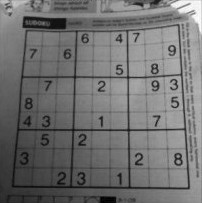
#> input picture 21_Image_Thresholding/21_c_Adaptive_Thresholding.jpg, 202 x 203 px
$ python 21_c_Adaptive_Thresholding.py
#> lines starting #> are read from the running program, lines starting #| are printed output that depends on the picture; after the words box and inside, x2 and y2 are one past the last pixel; in counts of white or black regions, pixels touching at a corner belong together
import cv2
import numpy as np
from matplotlib import pyplot as plt

# https://opencv-python-tutroals.readthedocs.io/en/latest/py_tutorials/py_imgproc/py_thresholding/py_thresholding.html

"""
jadi misal nih di tutorial 21_b_*** kan dia ngebahas threshold dengan menggunakan global value
nah itu tidak efektif kalau misalnya kondisi gambar nya misalnya di ambil dari kamera, dan\
ternyata cahaya lingkungan nya berubah-ubah, misal dari indoor ke outdoor
untuk itu ada cara lain yaitu dengan menggunakan Adaptive Thresholding
"""

"""
Adaptive Method - It decides how thresholding value is calculated.
- cv2.ADAPTIVE_THRESH_MEAN_C : threshold value is the mean of neighbourhood area.
- cv2.ADAPTIVE_THRESH_GAUSSIAN_C : threshold value is the weighted sum of neighbourhood values where weights are a gaussian window.
"""

img = cv2.imread('21_c_Adaptive_Thresholding.jpg',0)
#> img is the input picture: shape (203, 202); min 0, max 255, mean 112.3
img = cv2.medianBlur(img,5)     # coba ubah angkanya dari 1-5
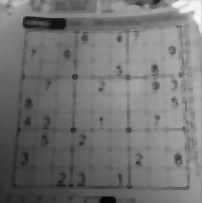
#> img: shape (203, 202); min 5, max 247, mean 115.6


ret,th1 = cv2.threshold(img,127,255,cv2.THRESH_BINARY)
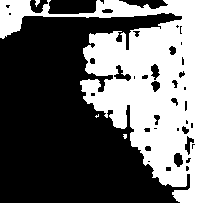
#> th1: shape (203, 202); 40.1% white; 4 white regions (2 under 20 px), largest, box (x1, y1, x2, y2) and area: (0, 0, 202, 203) 16387, (35, 0, 40, 7) 22
th2 = cv2.adaptiveThreshold(img,255,cv2.ADAPTIVE_THRESH_MEAN_C,cv2.THRESH_BINARY,11,2)
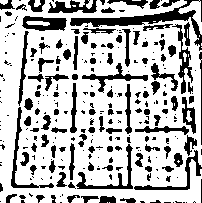
#> th2: shape (203, 202); 72.4% white; 279 black regions (169 under 20 px), largest, box (x1, y1, x2, y2) and area: (70, 0, 202, 51) 1206, (76, 144, 133, 189) 450, (22, 16, 67, 31) 439
th3 = cv2.adaptiveThreshold(img,255,cv2.ADAPTIVE_THRESH_GAUSSIAN_C,cv2.THRESH_BINARY,11,2)
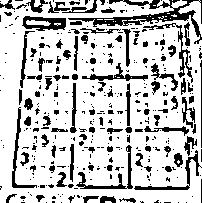
#> th3: shape (203, 202); 77% white; 373 black regions (271 under 20 px), largest, box (x1, y1, x2, y2) and area: (68, 0, 202, 44) 1189, (76, 145, 133, 189) 401, (22, 16, 66, 31) 387

titles = ['Original Image', 'Global Thresholding (v=127)', 'Adaptive Mean Thresholding', 'Adaptive Gaussian Thresholding']
images = [img, th1, th2, th3]

for i in xrange(4):
    plt.subplot(2,2,i+1), plt.imshow(images[i], 'gray')
    plt.title(titles[i])
    plt.xticks([]), plt.yticks([])

plt.show()
